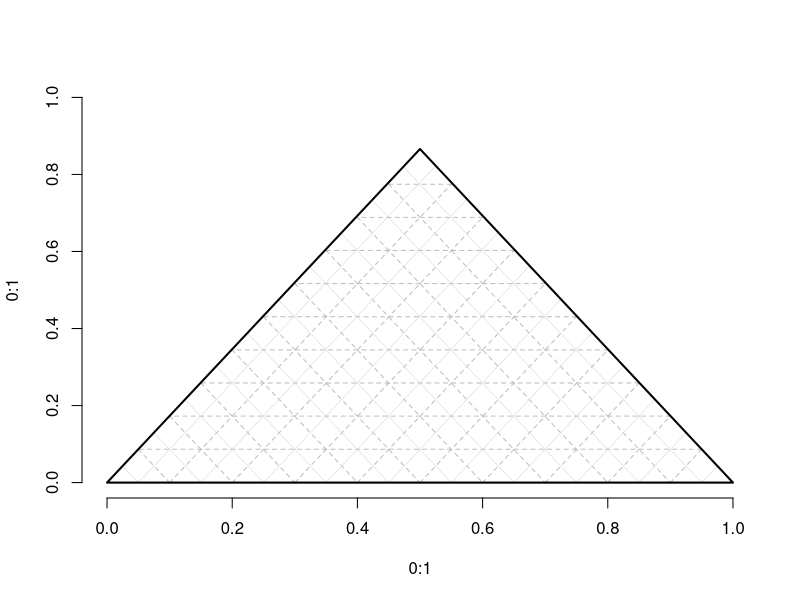

The R script that drew this image:
#-----------------------------------------------------#
# Title:  Ternary Plotting Function                   #
# Author: Brandon Monier (brandon.monier@sdstate.edu) #
# Date:   01.05.17                                    #
#-----------------------------------------------------#

#---------
# Preamble
#---------

# Create working data frames...
df.01 <- data.frame(
  x = c(32.4, 21.1, 72.4, 33.3, 0.3, 70.5),
  y = c(21.3, 13.4, 5.2, 30.3, 1.2, 29.1),
  z = c(46.3, 65.5, 22.4, 36.4, 98.5, 0.4)
)

df.02  <- data.frame(
  x = c( 0, 0, 1, 0.1, 0.6, 0.2 ),
  y = c( 0, 1, 0, 0.3, 0.2, 0.8 ),
  z = c( 1, 0, 0, 0.6, 0.2, 0.0 )
)


#-------------
# The function
#-------------

ternplot <- function(df, file = 'tmp.pdf', ...) {
  x <- (df[1] + 2 * df[2]) / (2 * (df[1] + df[2] + df[3]))
  y <- (sqrt(3) * df[1]) / (2 * (df[1] + df[2] + df[3]))
  xy.df <- data.frame(x, y)
  colnames(xy.df) <- c('x', 'y')
  
  pdf(file, width = 6.5, height = 7)
  
  plot(NA, xlim = c(0, 1), ylim = c(0, 1), pch = 16, bty = 'n', 
       xlab = '', ylab = '')
  
  # 'Major' grid lines list
  maj.s1 <- c(seq(0.1, 0.9, 0.1), rev(seq(0.55, 0.95, 0.05)),
              seq(0.05, 0.45, 0.05)) 
  maj.s2 <- c(rep(0, 9), seq(0.0866, 0.779, 0.086),
              seq(0.0866, 0.779, 0.086))
  maj.s3 <- c(seq(0.55, 0.95, 0.05), seq(0.05, 0.45, 0.05),
              seq(0.1, 0.9, 0.1))
  maj.s4 <- c(rev(seq(0.0866, 0.779, 0.086)), seq(0.0866, 0.779, 0.086),
              rep(0, 9))
  
  ls.maj <- list(maj.s1, maj.s2, maj.s3, maj.s4)
  
  # 'Minor' grid lines list
  min.s1 <- c(seq(0.025, 0.475, 0.05), rev(seq(0.05, 0.95, 0.1)))
  min.s2 <- c(seq(0.043, 0.8224, 0.086), rep(0, 10))
  min.s3 <- c(seq(0.05, 0.95, 0.1), rev(seq(0.525, 0.975, 0.05)))
  min.s4 <- c(rep(0, 10), seq(0.043, 0.8224, 0.0866))
  
  ls.min <- list(min.s1, min.s2, min.s3, min.s4)
  
  segments(ls.maj[[1]], ls.maj[[2]], ls.maj[[3]], ls.maj[[4]], 
           lty = 5, col = 'grey')
  
  segments(ls.min[[1]], ls.min[[2]], ls.min[[3]], ls.min[[4]],
           lty = 1, col = 'lightgrey', lwd = 0.5)
  
  polygon(c(0, 0.5, 1), c(0, sqrt(3)/2, 0), lwd = 2)
  points(xy.df, pch = 16)
  
  dev.off()
  
}

.terngrid <- function() {
  # 'Major' grid lines list
  maj.s1 <- c(seq(0.1, 0.9, 0.1), rev(seq(0.55, 0.95, 0.05)),
              seq(0.05, 0.45, 0.05)) 
  maj.s2 <- c(rep(0, 9), seq(0.0866, 0.779, 0.086),
              seq(0.0866, 0.779, 0.086))
  maj.s3 <- c(seq(0.55, 0.95, 0.05), seq(0.05, 0.45, 0.05),
              seq(0.1, 0.9, 0.1))
  maj.s4 <- c(rev(seq(0.0866, 0.779, 0.086)), seq(0.0866, 0.779, 0.086),
              rep(0, 9))
  
  maj.df <- data.frame(maj.s1, maj.s2, maj.s3, maj.s4)
  
  ls.maj <- list(maj.s1, maj.s2, maj.s3, maj.s4)
  
  # 'Minor' grid lines list
  min.s1 <- c(seq(0.025, 0.475, 0.05), rev(seq(0.05, 0.95, 0.1)))
  min.s2 <- c(seq(0.043, 0.8224, 0.086), rep(0, 10))
  min.s3 <- c(seq(0.05, 0.95, 0.1), rev(seq(0.525, 0.975, 0.05)))
  min.s4 <- c(rep(0, 10), seq(0.043, 0.8224, 0.0866))
  
  min.df <- data.frame(min.s1, min.s2, min.s3, min.s4)
  
  ls.min <- list(min.s1, min.s2, min.s3, min.s4)
  ls.tot <- list(ls.min, ls.maj)
  return(ls.tot)
}


#----------------------
# Ternary plot template
#----------------------

# 'Major' grid lines list
maj.s1 <- c(seq(0.1, 0.9, 0.1), rev(seq(0.55, 0.95, 0.05)),
            seq(0.05, 0.45, 0.05)) 
maj.s2 <- c(rep(0, 9), seq(0.0866, 0.779, 0.086),
            seq(0.0866, 0.779, 0.086))
maj.s3 <- c(seq(0.55, 0.95, 0.05), seq(0.05, 0.45, 0.05),
            seq(0.1, 0.9, 0.1))
maj.s4 <- c(rev(seq(0.0866, 0.779, 0.086)), seq(0.0866, 0.779, 0.086),
            rep(0, 9))

ls.maj <- list(maj.s1, maj.s2, maj.s3, maj.s4)


# 'Minor' grid lines list
min.s1 <- c(seq(0.025, 0.475, 0.05), rev(seq(0.05, 0.95, 0.1)))
min.s2 <- c(seq(0.043, 0.8224, 0.086), rep(0, 10))
min.s3 <- c(seq(0.05, 0.95, 0.1), rev(seq(0.525, 0.975, 0.05)))
min.s4 <- c(rep(0, 10), seq(0.043, 0.8224, 0.0866))

ls.min <- list(min.s1, min.s2, min.s3, min.s4)


# Grid template
pdf('tmp.pdf', width = 6.5, height = 7)
plot(0:1, 0:1, type = 'n', bty = 'n')

segments(ls.maj[[1]], ls.maj[[2]], ls.maj[[3]], ls.maj[[4]], 
         lty = 2, col = 'grey')

segments(ls.min[[1]], ls.min[[2]], ls.min[[3]], ls.min[[4]],
         lty = 1, col = 'lightgrey', lwd = 0.5)

polygon(c(0, 0.5, 1), c(0, 0.8660254, 0), lwd = 2)

dev.off()



#----------------------------
# Return Cartesian conversion
#----------------------------

terndf <- function(df) {
  x <- (df[1] + 2 * df[2]) / (2 * (df[1] + df[2] + df[3]))
  y <- (sqrt(3) * df[1]) / (2 * (df[1] + df[2] + df[3]))
  xy.df <- data.frame(x, y)
  colnames(xy.df) <- c('x', 'y')
  return(xy.df)
}

pyth <- function(a, c) {
  b <- sqrt((c * c) - (a * a))
  return(b)
}









